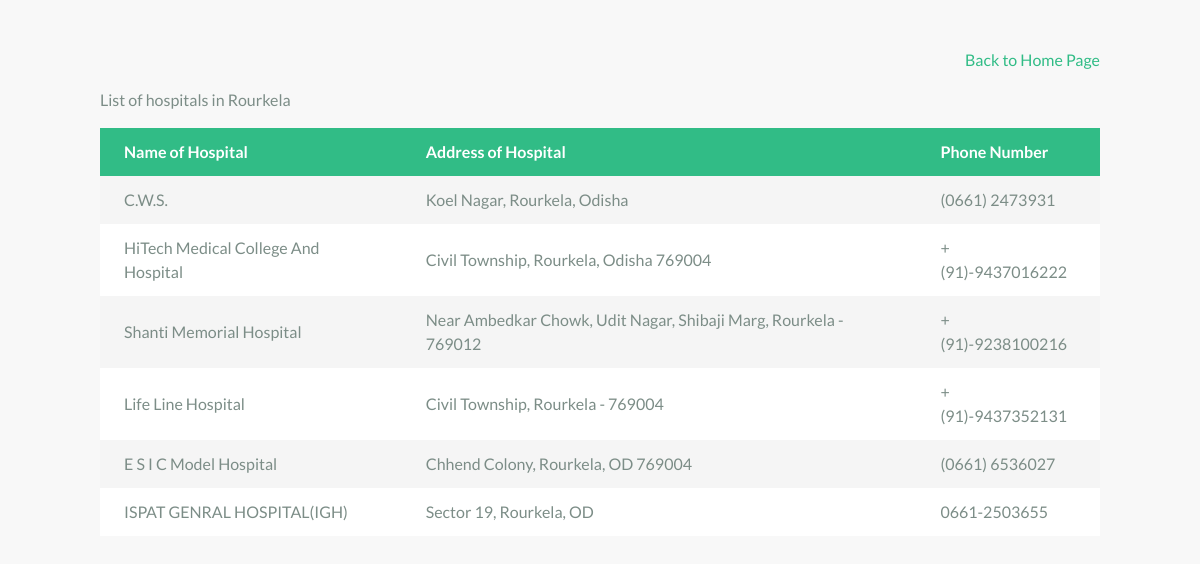
The page /php_files/hoslist.php on the database its author committed.
### tables this page shows
CREATE TABLE IF NOT EXISTS `hospital` (
  `HID` int(4) NOT NULL AUTO_INCREMENT,
  `HNAME` varchar(50) NOT NULL,
  `HADD` varchar(100) NOT NULL,
  `HPHONE` varchar(20) NOT NULL,
  PRIMARY KEY (`HID`),
  KEY `HID` (`HID`)
);

### php_files/hoslist.php (the view, shortened to what this page needs)
<!DOCTYPE html>
<html lang="en" class="no-js">
	<head>
		<link rel="stylesheet" type="text/css" href="css/normalize1.css" />
		<link rel="stylesheet" type="text/css" href="css/demo1.css" />
		<link rel="stylesheet" type="text/css" href="css/component1.css" />
	</head>
	<body>
	<div class="component">
	<p padding="20px 20px 20px 20px"; align="right";><a href="index.php">Back to Home Page</a></p>
	<p>List of hospitals in Rourkela</p>
	<table>
					<thead>
						<tr>
							<th>Name of Hospital</th>
							<th>Address of Hospital</th>
							<th>Phone Number</th>
						</tr>
					</thead>
					<tbody>
					<?php
                  $arr1 = "select HNAME,HADD,HPHONE from hospital";
				 $arr1 = mysql_query($arr1) or die(mysql_error());
               while(   $row1=mysql_fetch_array($arr1))
                  {   echo '<tr><td class="user-name">'.$row1['HNAME'].'</td><td class="user-phone">'.$row1['HADD'].'</td><td class="user-phone">'.$row1['HPHONE'].'</td></tr>';
				    }
						?>
					</tbody>
				</table>
				</div>
	</body>

### php_files/css/demo1.css (style rules this page uses)
*, *:after, *:before { -webkit-box-sizing: border-box; -moz-box-sizing: border-box; box-sizing: border-box; }
body { font-family: 'Lato', Arial, sans-serif; color: #7c8d87; background: #f8f8f8; }
a { color: #31bc86; text-decoration: none; }

### php_files/css/component1.css (style rules this page uses)
.component { line-height: 1.5em; margin: 0 auto; padding: 2em 0 3em; width: 90%; max-width: 1000px; overflow: hidden; }
table { border-collapse: collapse; margin-bottom: 3em; width: 100%; background: #fff; }
td, th { padding: 0.75em 1.5em; text-align: left; }
th { background-color: #31bc86; font-weight: bold; color: #fff; white-space: nowrap; }
tbody tr:nth-child(2n-1) { background-color: #f5f5f5; transition: all .125s ease-in-out; }
td.user-name { text-transform: capitalize; }

### rows shown on the page
hospital: HNAME "C.W.S.", HADD "Koel Nagar, Rourkela, Odisha", HPHONE "(0661) 2473931"
hospital: HNAME "HiTech Medical College And Hospital", HADD "Civil Township, Rourkela, Odisha 769004", HPHONE "+(91)-9437016222"
hospital: HNAME "Shanti Memorial Hospital", HADD "Near Ambedkar Chowk, Udit Nagar, Shibaji Marg, Rourkela - 769012", HPHONE "+(91)-9238100216"
hospital: HNAME "Life Line Hospital", HADD "Civil Township, Rourkela - 769004", HPHONE "+(91)-9437352131"
hospital: HNAME "E S I C Model Hospital", HADD "Chhend Colony, Rourkela, OD 769004", HPHONE "(0661) 6536027"
hospital: HNAME "ISPAT GENRAL HOSPITAL(IGH)", HADD "Sector 19, Rourkela, OD", HPHONE "0661-2503655"
